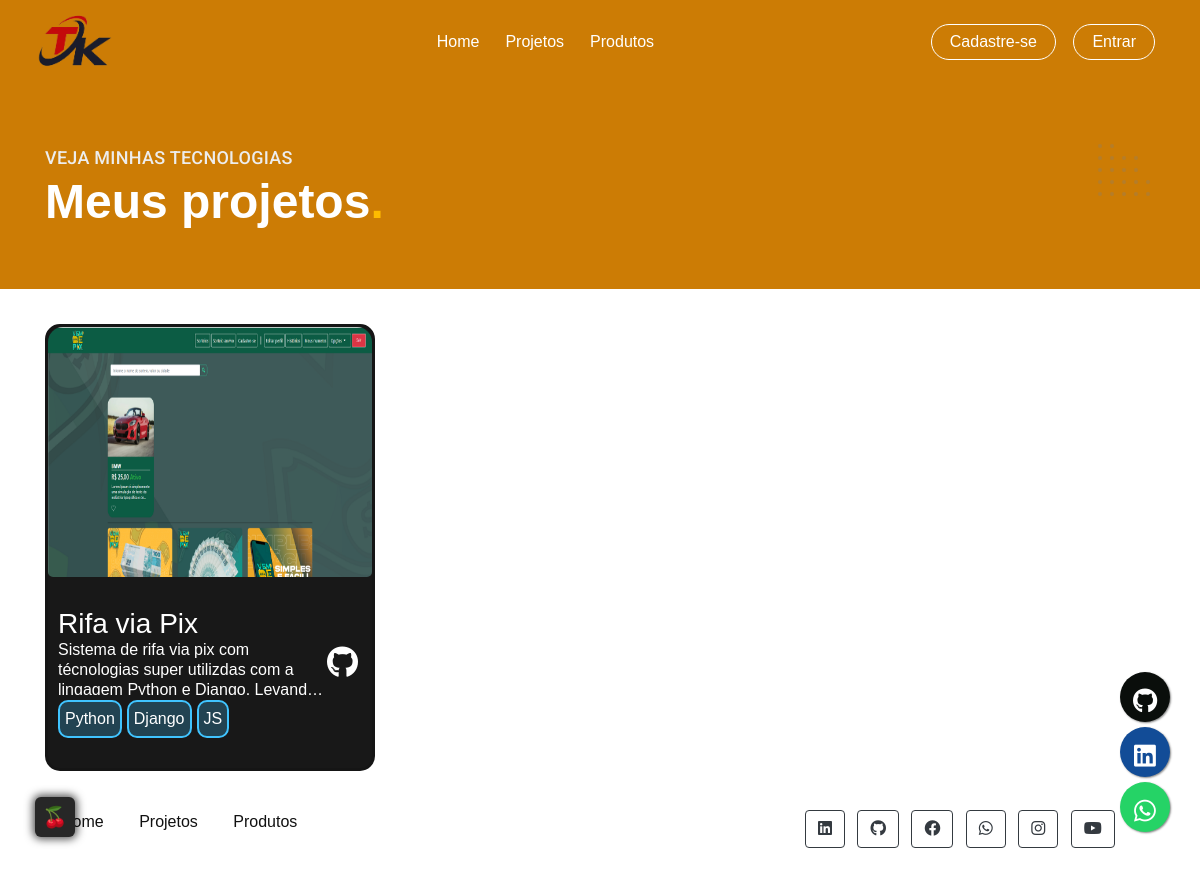
Page /projetos/ on the earlier database version.
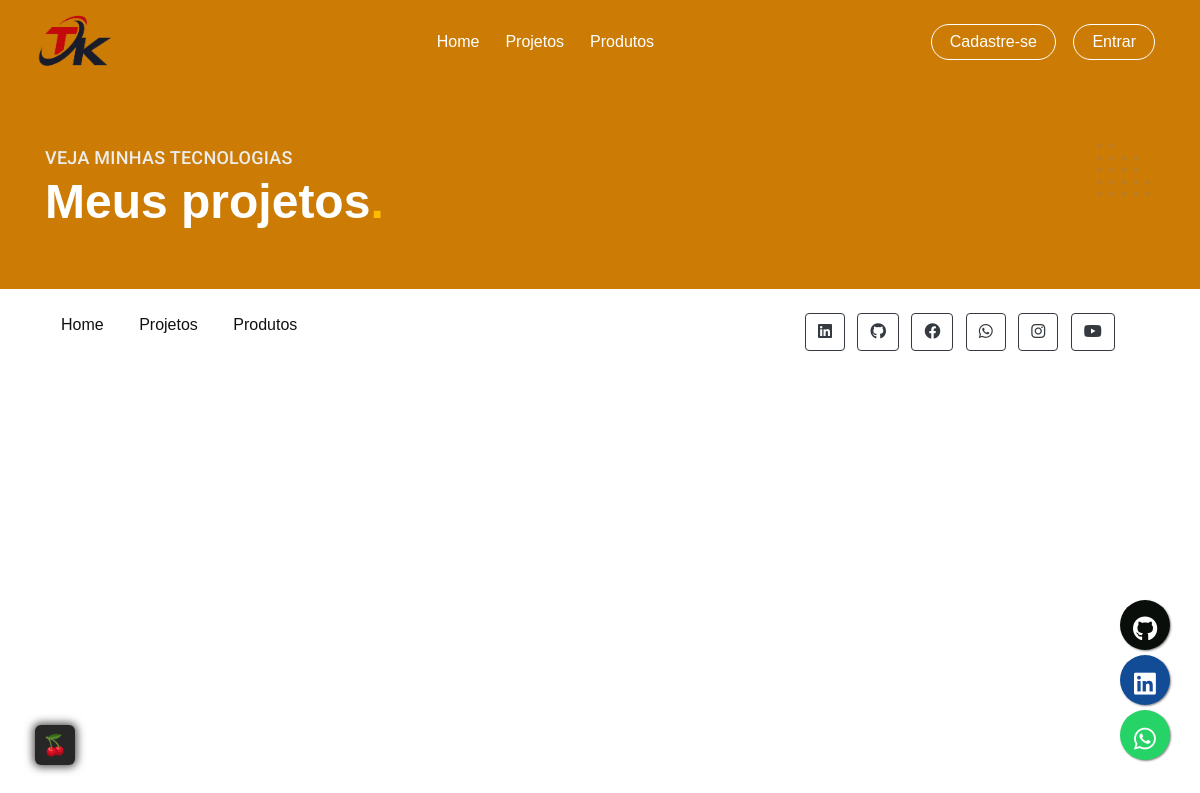
Same page on the later database version.
### apps/site_portifolio/models_2/projetos.py (models this page shows, shortened)
class projeto(models.Model):
    nome = models.CharField(max_length=50, null=True, blank=True)
    descricao = models.TextField(max_length=500, null=True, blank=True)
    img_projeto = models.ImageField(upload_to='projetos', null=True, blank=True)
    tecnologias = models.ManyToManyField(linguagems_progr, null=True, blank=True)
    link_github = models.CharField(max_length=200, null=True, blank=True)

### apps/site_portifolio/views.py (the view)
# urls.py: path('projetos/', views.projetos, name='projetos'),
def projetos(request):
    projetos_all =  projeto.objects.all().order_by('id')
    context = {
    'projetos':projetos_all,
    }
    return render(request, 'projetos.html', context)

### apps/site_portifolio/templates/projetos.html (shortened to what this page needs)
{% extends 'base.html' %}
{% load static %}
{% block head %}
<link rel="stylesheet" type="text/css" href="{% static 'css/projetos.css' %}">
{% endblock %}
{% block conteudo %}
  <main>
    <main>
      <div class="titulo-bg" id="home">
        <div class="titulo container">
          <p class="font-2-l-b cor-2">Veja minhas tecnologias</p>
          <h1 class="font-1-xxl cor-0">Meus projetos<span class="cor-p1">.</span></h1>
        </div>
      </div>
    <section id="projetos">
      <div class="container">
        <div class="row">
        {% for projeto in projetos%}
          <div class="projetos">
              <div class="projetos-cards">
                  <div class="projetos-card">
                    <a href="{{projeto.link_github}}" target="_blank">
                      <img style="border-radius: 15px 15px 5px 5px;" src="{{projeto.img_projeto.url}}" alt="">
                    </a>
                      <div class="projeto-card-desc">
                          <div class="projeto-card-desc-esquerda">
                              <h3 class="text-white">{{projeto.nome}}</h3>
                              <p class="text-white" id="texto-limite"> {{projeto.descricao}}</p>
                              <div class="projeto-card-desc-categorias">
                                  <div class="projeto-card-desc-categoria flutter">Python</div>
                              </div>
                              <div class="projeto-card-desc-categorias">
                                <div class="projeto-card-desc-categoria flutter">Django</div>
                              </div>
                              <div class="projeto-card-desc-categorias">
                                <div class="projeto-card-desc-categoria flutter">JS</div>
                              </div>
                          </div>
                          <div class="projeto-card-desc-direita">
                              <div class="projeto-card-desc-direita-icons">
                                  <a href="{{projeto.link_github}}" target="_blank"><i class="fab fa-github"></i></a>
                              </div>
                          </div>
                      </div>
                  </div>
              </div>
          </div>
          {% endfor %}
        </div>
      </div>
  </section>
</main>
{% endblock %}

### templates/base.html (shortened to what this page needs)
{% load static %}
<!DOCTYPE html>
<html lang="pt-br">
<head>
    {% block head %}{% endblock %}
    <link rel="stylesheet" href="{% static 'css/bootstrap.min.css' %}">
    <link rel="stylesheet" href="font-awesome/css/font-awesome.min.css">
    <link rel="stylesheet" type="text/css" href="{% static 'css/estilo.css' %}">
    <link rel="stylesheet" type="text/css" href="{% static 'css/botao.css' %}">
    <link rel="stylesheet" type="text/css" href="{% static 'css/banners.css' %}">
    <link rel="stylesheet" type="text/css" href="{% static 'style.css' %}">
    <link href="{% static 'fontawesomefree/css/fontawesome.css' %}" rel="stylesheet" type="text/css">
    <link href="{% static 'fontawesomefree/css/brands.css' %}" rel="stylesheet" type="text/css">
    <link href="{% static 'fontawesomefree/css/solid.css' %}" rel="stylesheet" type="text/css">
    <link rel="stylesheet" href="https://use.fontawesome.com/releases/v5.3.1/css/all.css">
    <link rel="stylesheet" href="https://use.fontawesome.com/releases/v6.1.1/css/all.css"/>
</head>
<body>
    {% include '_cabecalho.html' %} {% block conteudo %}{% endblock %}
    <footer class="mt-4 mb-4">
        <div class="container">
            <div class="row">
                <div class="col-md-8">
                    <p>
                        <a class="ml-3" href="/">Home</a>
                        <a class="ml-3" href="{% url 'projetos' %}">Projetos</a>
                        <a class="ml-3" href="{% url 'produtos' %}">Produtos</a>
                    </p>
                </div>
                <div class="col-md-4 flex justify-content-end">
                    <a href="" class="btn btn-outline-dark">
                        <i class="fab fa-linkedin"></i>
                    </a>
                    <a href="" class="btn btn-outline-dark ml-2">
                        <i class="fab fa-github"></i>
                    </a>
                    <a href="" class="btn btn-outline-dark ml-2">
                        <i class="fab fa-facebook"></i>
                    </a>
                    <a href="" class="btn btn-outline-dark ml-2">
                        <i class="fab fa-whatsapp"></i>
                    </a>
                    <a href="" class="btn btn-outline-dark ml-2">
                        <i class="fab fa-instagram"></i>
                    </a>
                    <a href="" class="btn btn-outline-dark ml-2">
                        <i class="fab fa-youtube"></i>
                    </a>
                </div>
            </div>
        </div>
    </footer>
    <div>
        <a href="https://github.com/By-Lucas" style="position:fixed;width:50px;height:50px;bottom:150px;right:30px;background-color:#0a0e0b;color:#FFF;border-radius:50px;text-align:center;font-size:25px;box-shadow: 1px 1px 2px #888;
            z-index:1000;" target="_blank">
            <i style="margin-top:16px" class="fab fa-github"></i>
        </a>
        <a href="https://www.linkedin.com/in/lucastk/" style="position:fixed;width:50px;height:50px;bottom:95px;right:30px;background-color:#124c97;color:#FFF;border-radius:50px;text-align:center;font-size:25px;box-shadow: 1px 1px 2px #888;
            z-index:1000;" target="_blank">
            <i style="margin-top:16px" class="fab fa-linkedin"></i>
        </a>
        <a href="https://api.whatsapp.com/send?phone=5574981199190&text=Ol%C3%A1%20Lucas%2C%20tudo%20bem%3F" style="position:fixed;width:50px;height:50px;bottom:40px;right:30px;background-color:#25d366;color:#FFF;border-radius:50px;text-align:center;font-size:25px;box-shadow: 1px 1px 2px #888;
            z-index:1000;" target="_blank">
            <i style="margin-top:16px" class="fab fa-whatsapp"></i>
        </a>
    </div>
</body>
</html>

### templates/_cabecalho.html (shortened to what this page needs)
{% load static %}
    <header>
      <nav class="navbar navbar-expand-sm navbar-light" id="home">
        <div class="container">
          <div class="row">
            <a href="{% url 'index' %} " class="col-md-5 align-content-lg-start">
              <img class="img-fluid" src="{% static 'img/logo.png' %}" width="100px" style="margin-left: -20px; min-width: 100px;">
            </a>
          </div>
          <div class="collapse navbar-collapse" id="nav-principal"  aria-label="primaria">
            <ul class="navbar-nav ml-auto header-menu">
              <li class="nav-item">
                <a href="/" class="nav-link">Home</a>
              </li>
              <li class="nav-item ">
                <a href="{% url 'projetos' %}" class="nav-link">Projetos</a>
              </li>
              <li class="nav-item">
                <a href="{% url 'produtos' %}" class="nav-link">Produtos</a>
              </li>
            </ul>
            <ul class="navbar-nav ml-auto ml-2">
              <li class="nav-item">
                <a href="{% url 'cadastro' %}" class="btn btn_cadastrar ">Cadastre-se</a>
              {% if user.is_authenticated %}
                  <a href="{% url 'logout' %}" class="btn btn_sair ml-2">Sair</a>
              {% else %}
                  <a href="{% url 'login' %}" class="btn btn_login ml-2">Entrar</a>
                </li>
              {% endif %}
            </ul>
          </div>
        </div>
      </nav>
    </header>

### templates/static/css/projetos.css (style rules this page uses)
:root { --bg-primary: #151515; --bg-second: rgba(24, 24, 24,70); --primary: linear-gradient(#44D374, #32F484); --second: #fff; --terciary: #32F484; --html-color: #FF6D00; --css-color: #039BE5; --js-color: #FFD600; --flutter-color: #40C4FF; }

### templates/static/css/estilo.css (style rules this page uses)
body { background: url("https://www.e-presenca.com.br/site/imagens/login/bg_2.png"); }
#home { background: #cc7c05; color: white; }
#home a { color: #ffffff; }
footer p a { margin: 5px 15px; }
.btn_login { background: transparent; color: #ffffff; padding: 5px 18px; border:#ffffff 1px solid; border-radius: 18px; text-align: center; }
.btn_cadastrar { margin: 5px; background: transparent; color: #ffffff; padding: 5px 18px; border:#ffffff 1px solid; border-radius: 18px; text-align: center; }

### templates/static/global/global.css (style rules this page uses)
body { margin: 0px; font-family: Arial, Helvetica, sans-serif; color: #111111; }
h1, h2, h3, h4, ul, p, blockquote, dd { margin: 0px; }
ul { padding: 0px; list-style: none; }
a { text-decoration: none; color: inherit; }
img { max-width: 100%; height: auto; display: block; }

### templates/static/utilidades/tipografia.css (style rules this page uses)
.font-2-l, .font-2-l-b { font: 400 1.5rem/1.5 "Roboto", sans-serif; }
.font-2-l-b { font-weight: 500; letter-spacing: 0.015em; text-transform: uppercase; }
.font-1-xxl { font: 600 4rem/1.125 "Poppins", sans-serif; }
@media (max-width: 1200px) { .font-1-xxl { font-size: 3rem; } }
@media (max-width: 1200px) { .font-2-l, .font-2-l-b { font-size: 1.125rem; } }

### templates/static/utilidades/cores.css (style rules this page uses)
:root { --cor-0: #ffffff; --cor-1: #f7f7f7; --cor-2: #ededed; --cor-3: #dedede; --cor-4: #cccccc; --cor-5: #b2b2b2; --cor-6: #9c9c9c; --cor-7: #717171; --cor-8: #595959; --cor-9: #404040; --cor-10: #2e2e2e; --cor-11: #111111; --cor-12: #000000; --cor-p1: #ffbb00; --cor-p2: #e4a30b; --cor-p3: #a66f00; --cor-p4: #664400; --cor-p5: #332200; }
.cor-0 { color: var(--cor-0); }
.cor-2 { color: var(--cor-2); }
.cor-p1 { color: var(--cor-p1); }

### templates/static/global/header.css (style rules this page uses)
.header-menu { display: flex; flex-wrap: wrap; gap: 10px; }
.header-menu a { display: inline-block; position: relative; }
.header-menu a:after { content: ""; display: block; height: 2px; width: 0px; background: var(--cor-0); margin-top: 4px; transition: 0.3s; position: absolute; }

### templates/static/utilidades/componentes.css (style rules this page uses)
.titulo-bg { padding-top: 60px; padding-bottom: 60px; background-color: #cc7c05; }
.titulo { background: url("../../../media/images/dec/top-right.svg") no-repeat top right 20px; }
.titulo p { margin-bottom: 4px; }

### templates/_cabecalho.html (style rules this page uses)
@media only screen and (width: 570px), (min-width: 600px ) { #nav-principal { float: right !important; justify-content: center; margin-left: 70px; } }

Differences in the rows shown:
removed projeto: img_projeto (picture), nome "Rifa via Pix", descricao "Sistema de rifa via pix com técnologias super utilizdas com a lingagem Python e Django.…"
